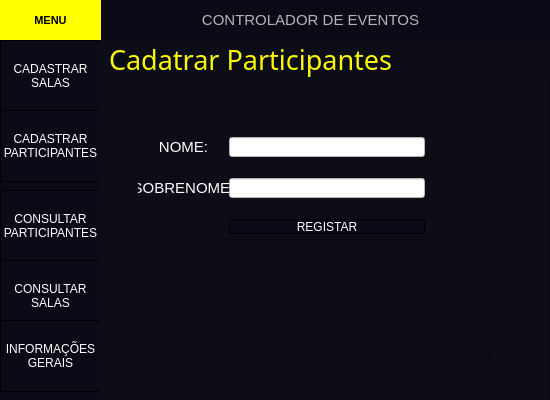
<?xml version="1.0" encoding="UTF-8"?>
<ui version="4.0">
 <class>MainWindow</class>
 <widget class="QMainWindow" name="MainWindow">
  <property name="geometry">
   <rect>
    <x>0</x>
    <y>0</y>
    <width>550</width>
    <height>400</height>
   </rect>
  </property>
  <property name="minimumSize">
   <size>
    <width>550</width>
    <height>400</height>
   </size>
  </property>
  <property name="maximumSize">
   <size>
    <width>650</width>
    <height>588</height>
   </size>
  </property>
  <property name="windowTitle">
   <string>MainWindow</string>
  </property>
  <widget class="QWidget" name="centralwidget">
   <property name="minimumSize">
    <size>
     <width>650</width>
     <height>588</height>
    </size>
   </property>
   <property name="maximumSize">
    <size>
     <width>0</width>
     <height>0</height>
    </size>
   </property>
   <layout class="QVBoxLayout" name="verticalLayout_2">
    <property name="spacing">
     <number>0</number>
    </property>
    <property name="leftMargin">
     <number>0</number>
    </property>
    <property name="topMargin">
     <number>0</number>
    </property>
    <property name="rightMargin">
     <number>0</number>
    </property>
    <property name="bottomMargin">
     <number>0</number>
    </property>
    <item>
     <layout class="QVBoxLayout" name="verticalLayout">
      <property name="spacing">
       <number>0</number>
      </property>
      <item>
       <widget class="QFrame" name="titulo">
        <property name="maximumSize">
         <size>
          <width>16777215</width>
          <height>40</height>
         </size>
        </property>
        <property name="styleSheet">
         <string notr="true">background-color:rgb(13, 9, 22)</string>
        </property>
        <property name="frameShape">
         <enum>QFrame::NoFrame</enum>
        </property>
        <property name="frameShadow">
         <enum>QFrame::Raised</enum>
        </property>
        <widget class="QLabel" name="label">
         <property name="geometry">
          <rect>
           <x>200</x>
           <y>10</y>
           <width>221</width>
           <height>20</height>
          </rect>
         </property>
         <property name="font">
          <font>
           <pointsize>11</pointsize>
          </font>
         </property>
         <property name="styleSheet">
          <string notr="true">
color: rgb(182, 182, 182);</string>
         </property>
         <property name="text">
          <string>CONTROLADOR DE EVENTOS</string>
         </property>
         <property name="alignment">
          <set>Qt::AlignCenter</set>
         </property>
        </widget>
        <widget class="QLabel" name="label_2">
         <property name="geometry">
          <rect>
           <x>0</x>
           <y>0</y>
           <width>101</width>
           <height>41</height>
          </rect>
         </property>
         <property name="font">
          <font>
           <pointsize>8</pointsize>
           <weight>75</weight>
           <italic>false</italic>
           <bold>true</bold>
           <strikeout>false</strikeout>
           <kerning>false</kerning>
          </font>
         </property>
         <property name="styleSheet">
          <string notr="true">background-color:#ffff00</string>
         </property>
         <property name="text">
          <string>MENU</string>
         </property>
         <property name="alignment">
          <set>Qt::AlignCenter</set>
         </property>
        </widget>
       </widget>
      </item>
      <item>
       <widget class="QFrame" name="corpo">
        <property name="styleSheet">
         <string notr="true">background-color:rgb(13, 13, 24)</string>
        </property>
        <property name="frameShape">
         <enum>QFrame::NoFrame</enum>
        </property>
        <property name="frameShadow">
         <enum>QFrame::Raised</enum>
        </property>
        <widget class="QFrame" name="menus">
         <property name="geometry">
          <rect>
           <x>0</x>
           <y>0</y>
           <width>101</width>
           <height>361</height>
          </rect>
         </property>
         <property name="styleSheet">
          <string notr="true">background-color:rgb(13,9,22)</string>
         </property>
         <property name="frameShape">
          <enum>QFrame::StyledPanel</enum>
         </property>
         <property name="frameShadow">
          <enum>QFrame::Raised</enum>
         </property>
         <widget class="QPushButton" name="botao2">
          <property name="geometry">
           <rect>
            <x>0</x>
            <y>150</y>
            <width>101</width>
            <height>72</height>
           </rect>
          </property>
          <property name="styleSheet">
           <string notr="true">QPushButton{
	background-color:rgb(13, 9, 22);
	color:white;
	border:1px solid;
}
QPushButton:hover{
	background-color:rgb(255,255,0);
	color:black;
}
QPushButton:hover:enabled
{
  border: 1px solid red;
}</string>
          </property>
          <property name="text">
           <string>CONSULTAR 
PARTICIPANTES</string>
          </property>
         </widget>
         <widget class="QPushButton" name="botao3">
          <property name="geometry">
           <rect>
            <x>0</x>
            <y>0</y>
            <width>101</width>
            <height>72</height>
           </rect>
          </property>
          <property name="styleSheet">
           <string notr="true">QPushButton{
	background-color:rgb(13, 9, 22);
	color:white;
	border:1px solid;
}
QPushButton:hover{
	background-color:rgb(255,255,0);
	color:black;
}</string>
          </property>
          <property name="text">
           <string>CADASTRAR
SALAS</string>
          </property>
         </widget>
         <widget class="QPushButton" name="botao4">
          <property name="geometry">
           <rect>
            <x>0</x>
            <y>220</y>
            <width>101</width>
            <height>72</height>
           </rect>
          </property>
          <property name="styleSheet">
           <string notr="true">QPushButton{
	background-color:rgb(13, 9, 22);
	color:white;
	border:1px solid;
}
QPushButton:hover{
	background-color:rgb(255,255,0);
	color:black;
}</string>
          </property>
          <property name="text">
           <string>CONSULTAR
SALAS</string>
          </property>
         </widget>
         <widget class="QPushButton" name="botao5">
          <property name="geometry">
           <rect>
            <x>0</x>
            <y>280</y>
            <width>101</width>
            <height>72</height>
           </rect>
          </property>
          <property name="styleSheet">
           <string notr="true">QPushButton{
	background-color:rgb(13, 9, 22);
	color:white;
	border:1px solid;
}
QPushButton:hover{
	background-color:rgb(255,255,0);
	color:black;
}</string>
          </property>
          <property name="text">
           <string>INFORMAÇÕES
GERAIS</string>
          </property>
         </widget>
         <widget class="QPushButton" name="botao1">
          <property name="geometry">
           <rect>
            <x>0</x>
            <y>70</y>
            <width>101</width>
            <height>72</height>
           </rect>
          </property>
          <property name="styleSheet">
           <string notr="true">QPushButton{
	background-color:rgb(13, 9, 22);
	color:white;
	border:1px solid;
}
QPushButton:hover{
	background-color:rgb(255,255,0);
	color:black;
}</string>
          </property>
          <property name="text">
           <string>CADASTRAR 
PARTICIPANTES</string>
          </property>
         </widget>
        </widget>
        <widget class="QStackedWidget" name="TELAS">
         <property name="geometry">
          <rect>
           <x>100</x>
           <y>0</y>
           <width>451</width>
           <height>361</height>
          </rect>
         </property>
         <property name="contextMenuPolicy">
          <enum>Qt::NoContextMenu</enum>
         </property>
         <widget class="QWidget" name="page1">
          <widget class="QFrame" name="frame">
           <property name="geometry">
            <rect>
             <x>-1</x>
             <y>-1</y>
             <width>451</width>
             <height>361</height>
            </rect>
           </property>
           <property name="frameShape">
            <enum>QFrame::StyledPanel</enum>
           </property>
           <property name="frameShadow">
            <enum>QFrame::Raised</enum>
           </property>
           <widget class="QPushButton" name="botao4_5">
            <property name="geometry">
             <rect>
              <x>130</x>
              <y>180</y>
              <width>196</width>
              <height>15</height>
             </rect>
            </property>
            <property name="styleSheet">
             <string notr="true">QPushButton{
	background-color:rgb(13, 9, 22);
	color:white;
	border:1px solid;
}
QPushButton:hover{
	background-color:rgb(255,255,0);
	color:black;
}</string>
            </property>
            <property name="text">
             <string>REGISTAR</string>
            </property>
           </widget>
           <widget class="QLineEdit" name="lineEdit_8">
            <property name="geometry">
             <rect>
              <x>130</x>
              <y>98</y>
              <width>196</width>
              <height>20</height>
             </rect>
            </property>
            <property name="styleSheet">
             <string notr="true">background-color:#fff</string>
            </property>
           </widget>
           <widget class="QLineEdit" name="lineEdit_9">
            <property name="geometry">
             <rect>
              <x>130</x>
              <y>139</y>
              <width>196</width>
              <height>20</height>
             </rect>
            </property>
            <property name="styleSheet">
             <string notr="true">background-color:#fff
</string>
            </property>
           </widget>
           <widget class="QLabel" name="label_11">
            <property name="geometry">
             <rect>
              <x>39</x>
              <y>98</y>
              <width>91</width>
              <height>20</height>
             </rect>
            </property>
            <property name="font">
             <font>
              <pointsize>11</pointsize>
             </font>
            </property>
            <property name="styleSheet">
             <string notr="true">color:#FFF</string>
            </property>
            <property name="text">
             <string>NOME:</string>
            </property>
            <property name="alignment">
             <set>Qt::AlignCenter</set>
            </property>
           </widget>
           <widget class="QLabel" name="label_12">
            <property name="geometry">
             <rect>
              <x>39</x>
              <y>139</y>
              <width>91</width>
              <height>20</height>
             </rect>
            </property>
            <property name="font">
             <font>
              <pointsize>11</pointsize>
             </font>
            </property>
            <property name="styleSheet">
             <string notr="true">color:#FFF</string>
            </property>
            <property name="text">
             <string>SOBRENOME:</string>
            </property>
            <property name="alignment">
             <set>Qt::AlignCenter</set>
            </property>
           </widget>
           <widget class="QTextEdit" name="textEdit">
            <property name="geometry">
             <rect>
              <x>30</x>
              <y>200</y>
              <width>361</width>
              <height>121</height>
             </rect>
            </property>
            <property name="styleSheet">
             <string notr="true">color:#FFF</string>
            </property>
            <property name="html">
             <string>&lt;!DOCTYPE HTML PUBLIC &quot;-//W3C//DTD HTML 4.0//EN&quot; &quot;http://www.w3.org/TR/REC-html40/strict.dtd&quot;&gt;
&lt;html&gt;&lt;head&gt;&lt;meta name=&quot;qrichtext&quot; content=&quot;1&quot; /&gt;&lt;style type=&quot;text/css&quot;&gt;
p, li { white-space: pre-wrap; }
&lt;/style&gt;&lt;/head&gt;&lt;body style=&quot; font-family:'MS Shell Dlg 2'; font-size:8.25pt; font-weight:400; font-style:normal;&quot;&gt;
&lt;p style=&quot;-qt-paragraph-type:empty; margin-top:0px; margin-bottom:0px; margin-left:0px; margin-right:0px; -qt-block-indent:0; text-indent:0px;&quot;&gt;&lt;br /&gt;&lt;/p&gt;&lt;/body&gt;&lt;/html&gt;</string>
            </property>
           </widget>
           <widget class="QLabel" name="label_6">
            <property name="geometry">
             <rect>
              <x>10</x>
              <y>0</y>
              <width>441</width>
              <height>41</height>
             </rect>
            </property>
            <property name="font">
             <font>
              <family>Cyberpunk</family>
              <pointsize>20</pointsize>
             </font>
            </property>
            <property name="styleSheet">
             <string notr="true">color:rgb(250, 250, 0)</string>
            </property>
            <property name="text">
             <string>Cadatrar Participantes</string>
            </property>
           </widget>
          </widget>
         </widget>
         <widget class="QWidget" name="page2">
          <widget class="QFrame" name="frame_2">
           <property name="geometry">
            <rect>
             <x>-1</x>
             <y>-1</y>
             <width>451</width>
             <height>361</height>
            </rect>
           </property>
           <property name="styleSheet">
            <string notr="true"/>
           </property>
           <property name="frameShape">
            <enum>QFrame::StyledPanel</enum>
           </property>
           <property name="frameShadow">
            <enum>QFrame::Raised</enum>
           </property>
           <property name="lineWidth">
            <number>-1</number>
           </property>
           <widget class="QLineEdit" name="lineEdit_12">
            <property name="geometry">
             <rect>
              <x>160</x>
              <y>100</y>
              <width>196</width>
              <height>20</height>
             </rect>
            </property>
            <property name="styleSheet">
             <string notr="true">background-color:#fff</string>
            </property>
           </widget>
           <widget class="QPushButton" name="botao4_7">
            <property name="geometry">
             <rect>
              <x>160</x>
              <y>140</y>
              <width>196</width>
              <height>31</height>
             </rect>
            </property>
            <property name="styleSheet">
             <string notr="true">QPushButton{
	background-color:rgb(13, 9, 22);
	color:white;
	border:1px solid;
}
QPushButton:hover{
	background-color:rgb(255,255,0);
	color:black;
}</string>
            </property>
            <property name="text">
             <string>CONSULTAR</string>
            </property>
           </widget>
           <widget class="QLineEdit" name="lineEdit_13">
            <property name="geometry">
             <rect>
              <x>160</x>
              <y>60</y>
              <width>196</width>
              <height>20</height>
             </rect>
            </property>
            <property name="styleSheet">
             <string notr="true">background-color:#fff</string>
            </property>
           </widget>
           <widget class="QLabel" name="label_15">
            <property name="geometry">
             <rect>
              <x>60</x>
              <y>100</y>
              <width>91</width>
              <height>20</height>
             </rect>
            </property>
            <property name="font">
             <font>
              <pointsize>11</pointsize>
             </font>
            </property>
            <property name="styleSheet">
             <string notr="true">color:#FFF</string>
            </property>
            <property name="text">
             <string>SOBRENOME</string>
            </property>
            <property name="alignment">
             <set>Qt::AlignCenter</set>
            </property>
           </widget>
           <widget class="QLabel" name="label_16">
            <property name="geometry">
             <rect>
              <x>60</x>
              <y>60</y>
              <width>91</width>
              <height>20</height>
             </rect>
            </property>
            <property name="font">
             <font>
              <pointsize>11</pointsize>
             </font>
            </property>
            <property name="styleSheet">
             <string notr="true">color:#FFF</string>
            </property>
            <property name="text">
             <string>NOME:</string>
            </property>
            <property name="alignment">
             <set>Qt::AlignCenter</set>
            </property>
           </widget>
           <widget class="QTextEdit" name="textEdit_4">
            <property name="geometry">
             <rect>
              <x>50</x>
              <y>190</y>
              <width>311</width>
              <height>31</height>
             </rect>
            </property>
            <property name="lineWidth">
             <number>0</number>
            </property>
           </widget>
           <widget class="QLabel" name="label_7">
            <property name="geometry">
             <rect>
              <x>20</x>
              <y>0</y>
              <width>411</width>
              <height>41</height>
             </rect>
            </property>
            <property name="font">
             <font>
              <family>Cyberpunk</family>
              <pointsize>19</pointsize>
             </font>
            </property>
            <property name="styleSheet">
             <string notr="true">color:rgb(250, 250, 0)</string>
            </property>
            <property name="text">
             <string>Consultar Participantes</string>
            </property>
           </widget>
          </widget>
         </widget>
         <widget class="QWidget" name="page3">
          <widget class="QFrame" name="frame_3">
           <property name="geometry">
            <rect>
             <x>-1</x>
             <y>-1</y>
             <width>451</width>
             <height>361</height>
            </rect>
           </property>
           <property name="frameShape">
            <enum>QFrame::StyledPanel</enum>
           </property>
           <property name="frameShadow">
            <enum>QFrame::Raised</enum>
           </property>
           <widget class="QRadioButton" name="radioButton">
            <property name="geometry">
             <rect>
              <x>20</x>
              <y>50</y>
              <width>82</width>
              <height>17</height>
             </rect>
            </property>
            <property name="font">
             <font>
              <pointsize>10</pointsize>
             </font>
            </property>
            <property name="styleSheet">
             <string notr="true">color:#FFF</string>
            </property>
            <property name="text">
             <string>SALA 1</string>
            </property>
           </widget>
           <widget class="QRadioButton" name="radioButton_2">
            <property name="geometry">
             <rect>
              <x>110</x>
              <y>50</y>
              <width>82</width>
              <height>17</height>
             </rect>
            </property>
            <property name="font">
             <font>
              <pointsize>10</pointsize>
             </font>
            </property>
            <property name="styleSheet">
             <string notr="true">color:#FFF</string>
            </property>
            <property name="text">
             <string>SALA 2</string>
            </property>
           </widget>
           <widget class="QRadioButton" name="radioButton_3">
            <property name="geometry">
             <rect>
              <x>190</x>
              <y>50</y>
              <width>121</width>
              <height>17</height>
             </rect>
            </property>
            <property name="font">
             <font>
              <pointsize>10</pointsize>
             </font>
            </property>
            <property name="styleSheet">
             <string notr="true">color:#FFF</string>
            </property>
            <property name="text">
             <string>SALA DE CAFÉ</string>
            </property>
           </widget>
           <widget class="QRadioButton" name="radioButton_4">
            <property name="geometry">
             <rect>
              <x>310</x>
              <y>50</y>
              <width>121</width>
              <height>17</height>
             </rect>
            </property>
            <property name="font">
             <font>
              <pointsize>10</pointsize>
             </font>
            </property>
            <property name="styleSheet">
             <string notr="true">color:#FFF</string>
            </property>
            <property name="text">
             <string>SALA DE CAFÉ 2</string>
            </property>
           </widget>
           <widget class="QPushButton" name="botao4_6">
            <property name="geometry">
             <rect>
              <x>160</x>
              <y>120</y>
              <width>111</width>
              <height>31</height>
             </rect>
            </property>
            <property name="styleSheet">
             <string notr="true">QPushButton{
	background-color:rgb(13, 9, 22);
	color:white;
	border:1px solid;
}
QPushButton:hover{
	background-color:rgb(255,255,0);
	color:black;
}</string>
            </property>
            <property name="text">
             <string>REGISTAR</string>
            </property>
           </widget>
           <widget class="QTextEdit" name="textEdit_3">
            <property name="geometry">
             <rect>
              <x>40</x>
              <y>170</y>
              <width>351</width>
              <height>121</height>
             </rect>
            </property>
            <property name="styleSheet">
             <string notr="true">color:#FFF</string>
            </property>
            <property name="html">
             <string>&lt;!DOCTYPE HTML PUBLIC &quot;-//W3C//DTD HTML 4.0//EN&quot; &quot;http://www.w3.org/TR/REC-html40/strict.dtd&quot;&gt;
&lt;html&gt;&lt;head&gt;&lt;meta name=&quot;qrichtext&quot; content=&quot;1&quot; /&gt;&lt;style type=&quot;text/css&quot;&gt;
p, li { white-space: pre-wrap; }
&lt;/style&gt;&lt;/head&gt;&lt;body style=&quot; font-family:'MS Shell Dlg 2'; font-size:8.25pt; font-weight:400; font-style:normal;&quot;&gt;
&lt;p style=&quot;-qt-paragraph-type:empty; margin-top:0px; margin-bottom:0px; margin-left:0px; margin-right:0px; -qt-block-indent:0; text-indent:0px;&quot;&gt;&lt;br /&gt;&lt;/p&gt;&lt;/body&gt;&lt;/html&gt;</string>
            </property>
           </widget>
           <widget class="QLabel" name="label_14">
            <property name="geometry">
             <rect>
              <x>50</x>
              <y>90</y>
              <width>71</width>
              <height>20</height>
             </rect>
            </property>
            <property name="font">
             <font>
              <pointsize>11</pointsize>
             </font>
            </property>
            <property name="styleSheet">
             <string notr="true">color:#FFF</string>
            </property>
            <property name="text">
             <string>LOTAÇÃO:</string>
            </property>
            <property name="alignment">
             <set>Qt::AlignCenter</set>
            </property>
           </widget>
           <widget class="QLineEdit" name="lineEdit_11">
            <property name="geometry">
             <rect>
              <x>130</x>
              <y>90</y>
              <width>158</width>
              <height>20</height>
             </rect>
            </property>
            <property name="styleSheet">
             <string notr="true">background-color:#fff
</string>
            </property>
           </widget>
           <widget class="QLabel" name="label_5">
            <property name="geometry">
             <rect>
              <x>40</x>
              <y>-10</y>
              <width>351</width>
              <height>41</height>
             </rect>
            </property>
            <property name="font">
             <font>
              <family>Cyberpunk</family>
              <pointsize>24</pointsize>
             </font>
            </property>
            <property name="styleSheet">
             <string notr="true">color:rgb(250, 250, 0)</string>
            </property>
            <property name="text">
             <string>Cadastrar Salas</string>
            </property>
           </widget>
          </widget>
         </widget>
         <widget class="QWidget" name="page4">
          <widget class="QFrame" name="frame_4">
           <property name="geometry">
            <rect>
             <x>-1</x>
             <y>-1</y>
             <width>451</width>
             <height>361</height>
            </rect>
           </property>
           <property name="frameShape">
            <enum>QFrame::StyledPanel</enum>
           </property>
           <property name="frameShadow">
            <enum>QFrame::Raised</enum>
           </property>
           <widget class="QPushButton" name="botao4_8">
            <property name="geometry">
             <rect>
              <x>110</x>
              <y>60</y>
              <width>196</width>
              <height>31</height>
             </rect>
            </property>
            <property name="styleSheet">
             <string notr="true">QPushButton{
	background-color:rgb(13, 9, 22);
	color:white;
	border:1px solid;
}
QPushButton:hover{
	background-color:rgb(255,255,0);
	color:black;
}</string>
            </property>
            <property name="text">
             <string>CONSULTAR</string>
            </property>
           </widget>
           <widget class="QTextEdit" name="textEdit_2">
            <property name="geometry">
             <rect>
              <x>40</x>
              <y>110</y>
              <width>341</width>
              <height>221</height>
             </rect>
            </property>
           </widget>
           <widget class="QWidget" name="layoutWidget">
            <property name="geometry">
             <rect>
              <x>50</x>
              <y>30</y>
              <width>318</width>
              <height>19</height>
             </rect>
            </property>
            <layout class="QHBoxLayout" name="horizontalLayout">
             <item>
              <widget class="QRadioButton" name="radioButton_5">
               <property name="styleSheet">
                <string notr="true">COLOR:#fff</string>
               </property>
               <property name="text">
                <string>SALA 1</string>
               </property>
              </widget>
             </item>
             <item>
              <widget class="QRadioButton" name="radioButton_6">
               <property name="styleSheet">
                <string notr="true">COLOR:#fff</string>
               </property>
               <property name="text">
                <string>SALA 2</string>
               </property>
              </widget>
             </item>
             <item>
              <widget class="QRadioButton" name="radioButton_7">
               <property name="styleSheet">
                <string notr="true">COLOR:#fff</string>
               </property>
               <property name="text">
                <string>SALA_CAFÉ_1</string>
               </property>
              </widget>
             </item>
             <item>
              <widget class="QRadioButton" name="radioButton_8">
               <property name="styleSheet">
                <string notr="true">COLOR:#fff</string>
               </property>
               <property name="text">
                <string>SALA_CAFÉ_2</string>
               </property>
              </widget>
             </item>
            </layout>
           </widget>
           <widget class="QLabel" name="label_8">
            <property name="geometry">
             <rect>
              <x>40</x>
              <y>-20</y>
              <width>351</width>
              <height>41</height>
             </rect>
            </property>
            <property name="font">
             <font>
              <family>Cyberpunk</family>
              <pointsize>24</pointsize>
             </font>
            </property>
            <property name="styleSheet">
             <string notr="true">color:rgb(250, 250, 0)</string>
            </property>
            <property name="text">
             <string>Consultar Salas</string>
            </property>
           </widget>
          </widget>
         </widget>
         <widget class="QWidget" name="page5">
          <widget class="QFrame" name="frame_5">
           <property name="geometry">
            <rect>
             <x>-1</x>
             <y>-1</y>
             <width>451</width>
             <height>361</height>
            </rect>
           </property>
           <property name="frameShape">
            <enum>QFrame::StyledPanel</enum>
           </property>
           <property name="frameShadow">
            <enum>QFrame::Raised</enum>
           </property>
           <widget class="QPushButton" name="botao4_9">
            <property name="geometry">
             <rect>
              <x>140</x>
              <y>310</y>
              <width>151</width>
              <height>31</height>
             </rect>
            </property>
            <property name="styleSheet">
             <string notr="true">QPushButton{
	background-color:rgb(13, 9, 22);
	color:white;
	border:1px solid;
}
QPushButton:hover{
	background-color:rgb(255,255,0);
	color:black;
}</string>
            </property>
            <property name="text">
             <string>SWITCH</string>
            </property>
           </widget>
           <widget class="QLabel" name="label_3">
            <property name="geometry">
             <rect>
              <x>10</x>
              <y>230</y>
              <width>431</width>
              <height>71</height>
             </rect>
            </property>
            <property name="font">
             <font>
              <pointsize>10</pointsize>
             </font>
            </property>
            <property name="styleSheet">
             <string notr="true">color:#FFF</string>
            </property>
            <property name="frameShape">
             <enum>QFrame::NoFrame</enum>
            </property>
            <property name="lineWidth">
             <number>8</number>
            </property>
            <property name="midLineWidth">
             <number>1</number>
            </property>
            <property name="text">
             <string>&lt;html&gt;&lt;head/&gt;&lt;body&gt;&lt;p align=&quot;justify&quot;&gt;&lt;span style=&quot; font-size:8pt;&quot;&gt;Para estimular a troca de conhecimentos, metade das pessoas &lt;/span&gt;&lt;/p&gt;&lt;p align=&quot;justify&quot;&gt;&lt;span style=&quot; font-size:8pt;&quot;&gt;precisam trocar de sala entre as duas etapas do treinamento.&lt;/span&gt;&lt;/p&gt;&lt;p align=&quot;justify&quot;&gt;&lt;span style=&quot; font-size:8pt;&quot;&gt;Para fazer essa troca basta pressionar o botão abaixo:&lt;/span&gt;&lt;/p&gt;&lt;/body&gt;&lt;/html&gt;</string>
            </property>
            <property name="alignment">
             <set>Qt::AlignCenter</set>
            </property>
            <property name="openExternalLinks">
             <bool>false</bool>
            </property>
            <property name="textInteractionFlags">
             <set>Qt::LinksAccessibleByMouse</set>
            </property>
           </widget>
           <widget class="QTableWidget" name="tableWidget_3">
            <property name="geometry">
             <rect>
              <x>10</x>
              <y>40</y>
              <width>431</width>
              <height>191</height>
             </rect>
            </property>
           </widget>
           <widget class="QLabel" name="label_9">
            <property name="geometry">
             <rect>
              <x>50</x>
              <y>-10</y>
              <width>351</width>
              <height>41</height>
             </rect>
            </property>
            <property name="font">
             <font>
              <family>Cyberpunk</family>
              <pointsize>24</pointsize>
             </font>
            </property>
            <property name="styleSheet">
             <string notr="true">color:rgb(250, 250, 0)</string>
            </property>
            <property name="text">
             <string>Projects. Info</string>
            </property>
           </widget>
          </widget>
         </widget>
        </widget>
       </widget>
      </item>
     </layout>
    </item>
   </layout>
  </widget>
 </widget>
 <resources/>
 <connections/>
</ui>
